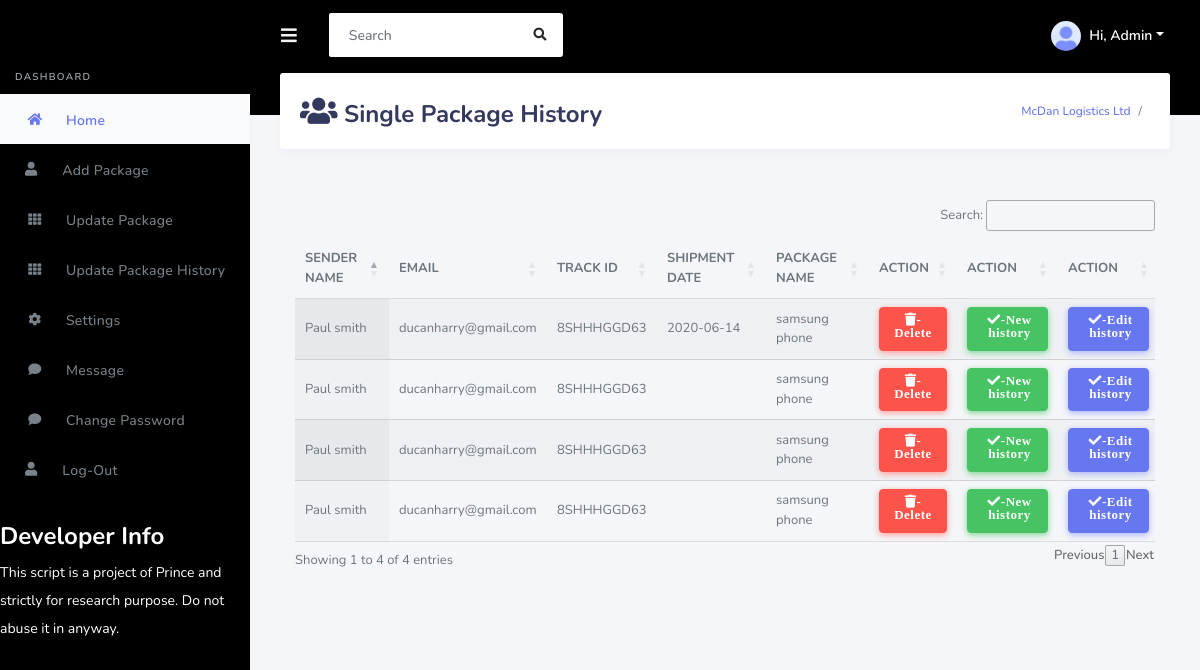
Page /admin/pages/history-view.php?pid=8SHHHGGD63 (signed in) on the committed database.
### tables this page shows
CREATE TABLE settings (
  id SERIAL PRIMARY KEY,
  sname VARCHAR(200) NOT NULL,
  apipr VARCHAR(200) NOT NULL,
  apipu VARCHAR(200) NOT NULL,
  currency VARCHAR(200) NOT NULL,
  branch VARCHAR(200) NOT NULL,
  bname VARCHAR(200) NOT NULL,
  baddress VARCHAR(200) NOT NULL,
  email VARCHAR(200) NOT NULL,
  phone VARCHAR(200) NOT NULL,
  title VARCHAR(200) NOT NULL,
  logo VARCHAR(100) NOT NULL
);

CREATE TABLE history (
  id SERIAL PRIMARY KEY,
  pname VARCHAR(100) NOT NULL,
  shipdate VARCHAR(100) NOT NULL,
  saddress VARCHAR(200) NOT NULL,
  sname VARCHAR(200) NOT NULL,
  raddress VARCHAR(200) NOT NULL,
  rname VARCHAR(200) NOT NULL,
  email VARCHAR(100) NOT NULL,
  status VARCHAR(100) NOT NULL,
  location VARCHAR(100) NOT NULL,
  pdate VARCHAR(100) NOT NULL,
  pid VARCHAR(100) NOT NULL,
  edd VARCHAR(100) NOT NULL,
  weight VARCHAR(100) NOT NULL,
  servicetype VARCHAR(100) NOT NULL,
  pdesc VARCHAR(100) NOT NULL,
  qty VARCHAR(100) NOT NULL,
  image VARCHAR(100) NOT NULL,
  remark VARCHAR(100) NOT NULL
);

### config/config.php (called while the page is built, shortened)
<?php
$sql= "SELECT * FROM settings ";
			  $result = db_query($sql);
			  if(db_num_rows($result) > 0){
                  $row = db_fetch_assoc($result);
				  }
                  if(isset($row['bname'])  && isset($row['logo']) && isset($row['title']) && isset($row['apipu']) && isset($row['baddress']) && isset($row['branch']) ){
                    $name = $row['bname'];
        }
?>

### config/database.php (called while the page is built, shortened)
<?php
$db_host = getenv('DB_HOST') ?: 'localhost';
$db_user = getenv('DB_USER') ?: 'trusqerp_medidb';
$db_pass = getenv('DB_PASS') ?: 'Gravity90$';
$db_name = getenv('DB_NAME') ?: 'trusqerp_medidb';
$db_type = getenv('DB_TYPE') ?: 'mysql';
if ($db_type === 'pgsql') {
    $conn_string = "host=$db_host dbname=$db_name user=$db_user password=$db_pass";
    $link = pg_connect($conn_string);
    if(!$link) {
        die("ERROR: Could not connect to PostgreSQL. " . pg_last_error());
    }
    function db_query($query) {
        global $link;
        return pg_query($link, $query);
    }
    function db_fetch_assoc($result) {
        if (!$result) return false;
        return pg_fetch_assoc($result);
    }
    function db_num_rows($result) {
        if (!$result) return 0;
        return pg_num_rows($result);
    }
    function db_escape_string($string) {
        global $link;
        return pg_escape_string($link, $string);
    }
} else {
    $link = mysqli_connect(DB_SERVER, DB_USERNAME, DB_PASSWORD, DB_NAME);
    function db_query($query) {
        global $link;
        return mysqli_query($link, $query);
    }
    function db_fetch_assoc($result) {
        return mysqli_fetch_assoc($result);
    }
    function db_num_rows($result) {
        return mysqli_num_rows($result);
    }
}
?>

### admin/pages/history-view.php (the view, shortened to what this page needs)
<?php
if(isset($_SESSION['uid'])){
  $pid = $_GET['pid'];
  include '../../config/database.php';
  include '../../config/config.php';
  include 'header.php';
}
else{
    header("location:../pages/login.php");
}
?>
  <link rel="stylesheet" type="text/css" href="https://cdn.datatables.net/1.10.19/css/jquery.dataTables.css">
  <link rel="stylesheet" href=" https://code.jquery.com/ui/1.12.1/themes/base/jquery-ui.css">
  <link rel="stylesheet" href=" https://cdn.datatables.net/1.10.19/css/dataTables.jqueryui.min.css">
  <link rel="stylesheet" href=" https://cdn.datatables.net/buttons/1.5.6/css/buttons.jqueryui.min.css">
  <link rel="stylesheet" href=" https://cdn.datatables.net/1.10.19/css/dataTables.bootstrap.min.css">
  <link rel="stylesheet" href=" https://cdn.datatables.net/buttons/1.5.6/css/buttons.bootstrap.min.css">
  <link rel="stylesheet" href="">
  </head>
  <body>
      <div class="main-content">
        <section class="section">
          <div class="section-header">
            <h1><i class="fa fa-users" style="font-size:30px"></i> Single Package History </h1>
            <div class="section-header-breadcrumb">
              <div class="breadcrumb-item active"><a href=""><?php echo $name;?></a></div>
                 <div class="breadcrumb-item"></div>
            </div>
          </div>
          <div class="col-md-12 col-sm-12 col-sx-12">
               <div class="table-responsive">
                     <table class="display"  id="example">
                                    <thead>
                                        <tr>
                                            <th>SENDER NAME</th>
                                            <th>EMAIL</th>
                                             <th>TRACK ID</th>
                                            <th>SHIPMENT DATE </th>
                                            <th>PACKAGE NAME</th>
                                             <th>ACTION</th>
                                            <th>ACTION</th>
                                            <th>ACTION</th>
                                        </tr>
                                    </thead>
                                    <tbody>
                                    <?php
                $sql= "SELECT * FROM history WHERE pid='$pid'";
		     $result = db_query($sql);
			  if(db_num_rows($result) > 0){
					  while($row = db_fetch_assoc($result)){
				  if(isset($row['pid'])){
      $pid = $row['pid'];
       $id = $row['id'];
				  }else{
				  }
				  ?>
                                        <tr class="odd gradeX">
                                           <form class="form-horizontal" action="history-view.php?pid=<?php echo $pid;?>" method="POST" enctype="multipart/form-data" >
                                            <td><?php echo $row['sname'] .' '. $row['lname'];?></td>
                                            <td><?php echo $row['email'];?></td>
                                            <td><?php echo $row['pid'];?></td>
                                            <td><?php echo $row['shipdate'];?></td>
                                                                                        <td><?php echo $row['pname'];?></td>
                                            <td><button type="submit" name="delete" style="width:100%" class="btn btn-danger"><span class="fas fa-trash">-Delete </span></button></td>
                                           </form>
                                            <td><a href="history-edit.php?pid=<?php echo $pid;?>"><button  name="view" style="width:100%" class="btn btn-success"><span class="fas fa-check">-New history </span></button></a></td>
                                            <td><a href="h-edit.php?id=<?php echo $id;?>"><button  name="view" style="width:100%" class="btn btn-primary"><span class="fas fa-check">-Edit history </span></button></a></td>
                                        </tr>
<?php
          }
          }
?>
                                     </tbody>
                                </table>
                            </div>
                        </div>
      </div>
      </div>
      </div>
  </body>
</html>

### admin/pages/history-view.php (style rules this page uses)
.table-responsive { overflow-x: hidden; }
@media (max-width: 8000px) { .table-responsive { overflow-x: auto; } }

### rows in the picture
settings: bname "McDan Logistics Ltd"
history: sname "Paul smith", email "ducanharry@gmail.com", pid "8SHHHGGD63", shipdate "2020-06-14", pname "samsung phone"
history: sname "Paul smith", email "ducanharry@gmail.com", pid "8SHHHGGD63", pname "samsung phone"
history: sname "Paul smith", email "ducanharry@gmail.com", pid "8SHHHGGD63", pname "samsung phone"
history: sname "Paul smith", email "ducanharry@gmail.com", pid "8SHHHGGD63", pname "samsung phone"
